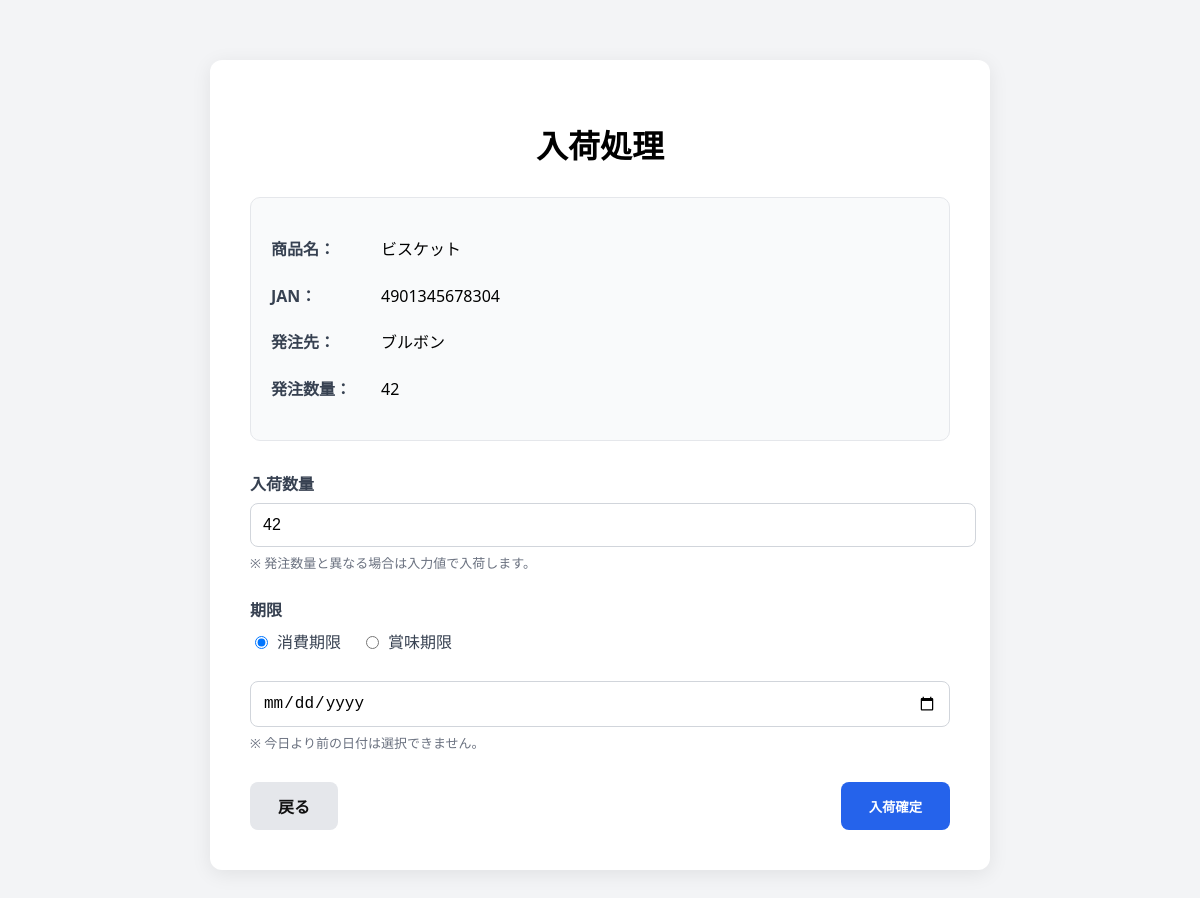
The page /pages/nyuka_form.php?order_id=36 on the database its author committed.
### tables this page shows
CREATE TABLE `orders` (
  `id` int(255) NOT NULL,
  `item_id` int(255) NOT NULL,
  `order_quantity` int(255) NOT NULL,
  `order_date` date NOT NULL,
  `status` int(255) NOT NULL,
  `created_at` date NOT NULL,
  `updated_at` date NOT NULL
);

CREATE TABLE `items` (
  `id` int(255) NOT NULL,
  `jan_code` varchar(13) NOT NULL,
  `item_name` varchar(100) NOT NULL,
  `category_id` int(255) NOT NULL,
  `unit` varchar(20) NOT NULL,
  `supplier` varchar(100) NOT NULL,
  `created_at` date NOT NULL,
  `updated_at` date NOT NULL,
  `price` int(11) NOT NULL DEFAULT 0,
  `reorder_point` int(11) NOT NULL DEFAULT 5,
  `is_limited` tinyint(1) NOT NULL DEFAULT 0 COMMENT '期間限定フラグ',
  `limited_start` date DEFAULT NULL COMMENT '販売開始日',
  `limited_end` date DEFAULT NULL COMMENT '販売終了日'
);

### pages/nyuka_form.php (the view, shortened to what this page needs)
<?php
require_once __DIR__ . '/../dbconnect.php';
$order_id = (int)($_GET['order_id'] ?? 0);
$sql = "
  SELECT
    o.id,
    o.item_id,
    o.order_quantity,
    o.status,
    i.item_name,
    i.jan_code,
    i.supplier
  FROM orders o
  LEFT JOIN items i ON i.id = o.item_id
  WHERE o.id = :id AND o.status = 0
";
$stmt = $pdo->prepare($sql);
$stmt->execute([':id' => $order_id]);
$order = $stmt->fetch(PDO::FETCH_ASSOC);
$today = (new DateTime('today'))->format('Y-m-d');
?>
<!DOCTYPE html>
<html lang="ja">
<head>
<link rel="stylesheet" href="../assets/css/nyuka.css">
</head>
<body>
<div class="card">
  <h1>入荷処理</h1>
  <div class="info-box">
    <p><strong>商品名：</strong><?= htmlspecialchars($order['item_name'] ?? '') ?></p>
    <p><strong>JAN：</strong><?= htmlspecialchars($order['jan_code'] ?? '') ?></p>
    <p><strong>発注先：</strong><?= htmlspecialchars($order['supplier'] ?? '') ?></p>
    <p><strong>発注数量：</strong><?= (int)($order['order_quantity'] ?? 0) ?></p>
  </div>
  <form method="post" action="nyuka.php" id="nyukaForm" novalidate>
    <div class="form-group">
      <label>入荷数量</label>
      <input
        type="number"
        name="nyuka_quantity"
        value="<?= (int)$order['order_quantity'] ?>"
        min="1"
        required
      >
      <p class="hint">※ 発注数量と異なる場合は入力値で入荷します。</p>
    </div>
    <div class="form-group">
      <label>期限</label>
      <div class="expire-select">
        <label class="radio">
          <input type="radio" name="expire_type" value="consume" checked>
          消費期限
        </label>
        <label class="radio">
          <input type="radio" name="expire_type" value="best">
          賞味期限
        </label>
        <input
          type="date"
          name="expire_date"
          id="expireDate"
          min="<?= htmlspecialchars($today) ?>"
          required
        >
      </div>
      <p class="hint">※ 今日より前の日付は選択できません。</p>
    </div>
    <div class="btn-area">
      <a href="hacchu_list.php" class="btn back">戻る</a>
      <button type="submit" class="btn primary">入荷確定</button>
    </div>
  </form>
</div>
</body>
</html>

### assets/css/nyuka.css (style rules this page uses)
body { margin:0; background:#F3F4F6; font-family: "Segoe UI", "Hiragino Kaku Gothic ProN", sans-serif; }
.card { width:700px; margin:60px auto; background:#fff; padding:40px; border-radius:12px; box-shadow:0 4px 20px rgba(0,0,0,0.08); position:relative; }
h1 { text-align:center; margin-bottom:30px; font-size:32px; }
.info-box { background:#F9FAFB; padding:20px; border-radius:10px; margin-bottom:30px; line-height:1.9; border:1px solid #E5E7EB; font-size:16px; }
.info-box strong { display:inline-block; width:110px; color:#374151; }
.form-group { margin-bottom:25px; }
label { display:block; font-weight:bold; margin-bottom:8px; color:#374151; }
input[type="number"], input[type="date"] { width:100%; padding:12px; border-radius:8px; border:1px solid #D1D5DB; font-size:16px; transition:0.2s; }
.expire-select { display:flex; align-items:center; gap:20px; flex-wrap:wrap; }
.expire-select .radio { font-weight:normal; display:flex; align-items:center; gap:6px; cursor:pointer; }
.hint { font-size:13px; color:#6B7280; margin-top:6px; }
.btn-area { display:flex; justify-content:space-between; margin-top:30px; }
.btn { padding:12px 28px; border-radius:8px; text-decoration:none; font-weight:bold; border:none; cursor:pointer; transition:0.2s; }
.btn.back { background:#E5E7EB; color:#111; }
.btn.primary { background:#2563EB; color:white; }

### rows shown on the page
orders: item.item_name "ビスケット", item.jan_code "4901345678304", item.supplier "ブルボン", order_quantity "42", nyuka_quantity "42"
